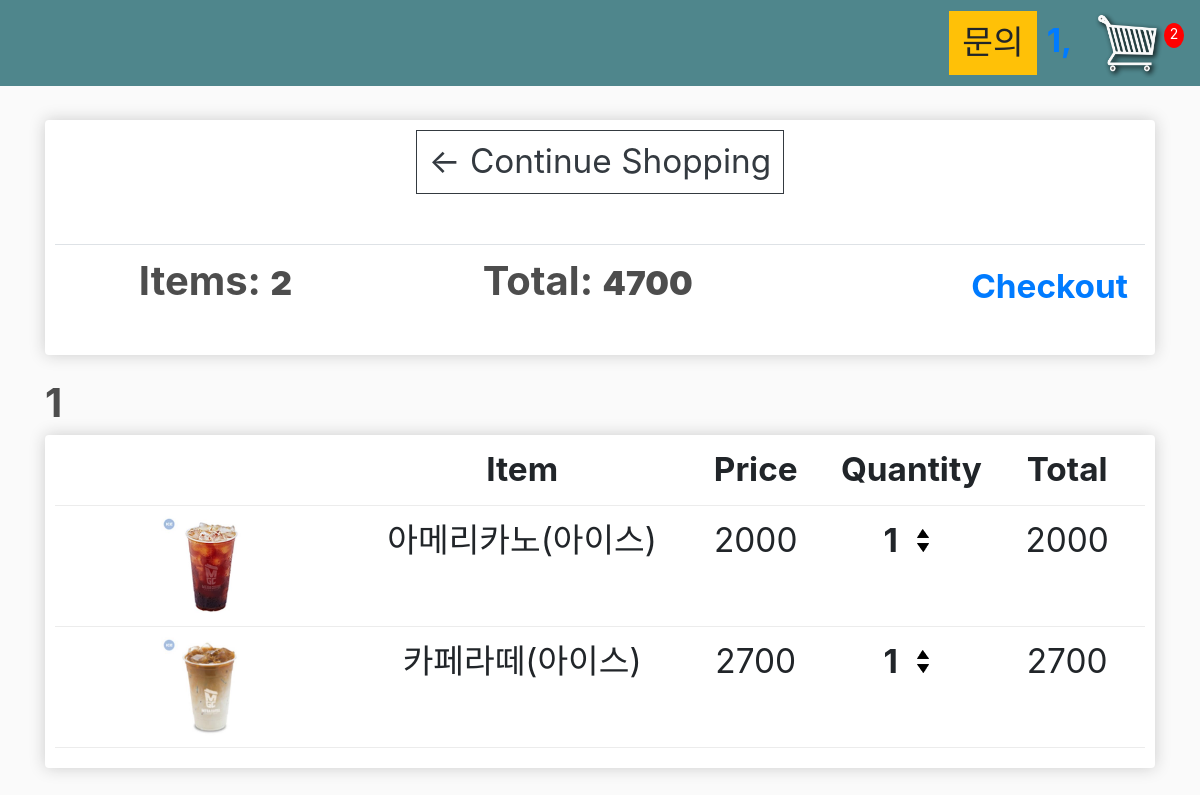
Page /1/cart/ on the earlier database version.
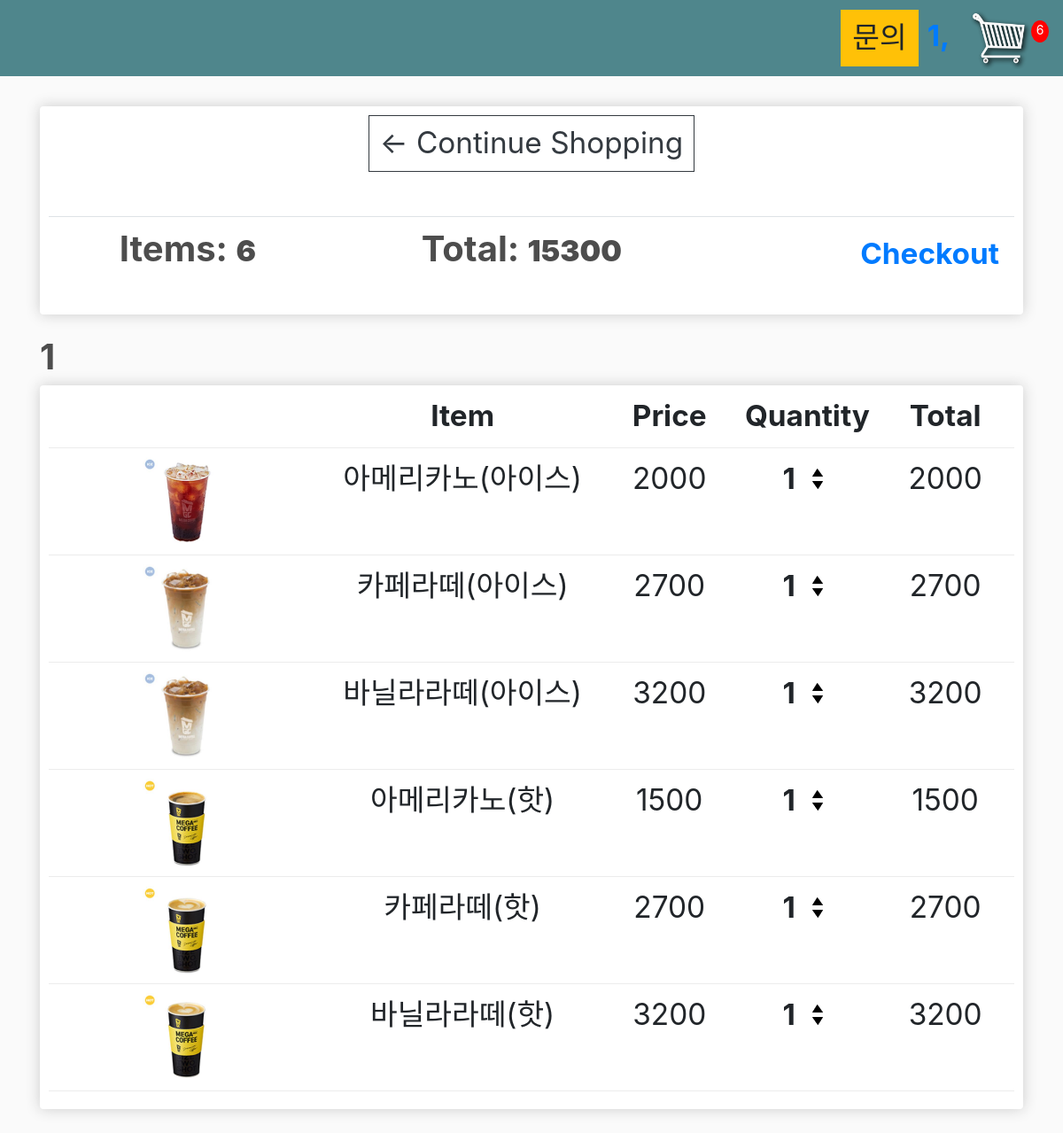
Same page on the later database version.
### kiosk/models.py (models this page shows, shortened)
class Order(models.Model):
    table = models.ForeignKey(Table, on_delete=models.SET_NULL,null=True, blank=True)
    date_ordered = models.DateTimeField(auto_now_add=True)
    order_complete = models.BooleanField(default=False)
    serve_complete = models.BooleanField(default=False)
    transaction_id = models.CharField(max_length=100, null=True)
    @property
    def get_cart_total(self):
        orderitems = self.orderitem_set.all()
        total = sum([item.get_total for item in orderitems])
        return total
    @property
    def get_cart_items(self):
        orderitems = self.orderitem_set.all()
        total = sum([item.quantity for item in orderitems])
        return total

class OrderItem(models.Model):
    table = models.ForeignKey(Table, on_delete=models.SET_NULL,null=True, blank=True)
    product = models.ForeignKey(Product, on_delete=models.SET_NULL,null=True, blank=True)
    order = models.ForeignKey(Order, on_delete=models.SET_NULL,null=True, blank=True)
    quantity = models.IntegerField(default=0, null=True, blank=True)
    date_added = models.DateTimeField(auto_now_add=True)
    @property
    def get_total(self):
        total = self.product.price * self.quantity
        return total

class Product(models.Model):
    name = models.CharField(max_length=200, null=True, blank=True)
    price = models.IntegerField(default=0)
    image = models.ImageField(null=True, blank=True)
    company = models.ForeignKey(Company, on_delete=models.SET_NULL,null=True, blank=True)
    @property
    def imageURL(self):
        try:
            url = self.image.url
        except:
            url=''
        return url

### kiosk/views.py (the view)
# urls.py: path('cart/', views.cart, name="cart"),
def cart(request, table=2):
    table =Table.objects.get(id=table)
    order,created= Order.objects.get_or_create(table=table, order_complete=False)
    items = order.orderitem_set.all()
    cartItems = order.get_cart_items
    context={'order':order, "items":items, "table":table, 'cartItems':cartItems}
    return render(request, 'store/cart.html', context)

### kiosk/models.py (called while the page is built)
    def __str__(self):
        return self.name

### kiosk/templates/store/cart.html
{% extends 'store/main.html' %}
{% load static %}
{% block content %}
<div class="row">
    <div class="col-lg-12">
        <div class="box-element">
            <a class='btn btn-outline-dark' href="{% url 'store' %}">&#x2190; Continue Shopping</a>
            <br>
            <br>
            <table class="table">
                <tr>
                    <th><h5>Items: <strong>{{order.get_cart_items}}</strong></h5></th>
                    <th><h5>Total: <strong>{{order.get_cart_total}}</strong></h5></th>
                    <th>
                        <a style="float:right;margin: 5px;" href="{% url 'checkout' table %}">Checkout</a>
                    </th>
                </tr>
            </table>
        </div>
        <br>
        <h1>{{table}}</h1>
        <div class="box-element">
            <div class="cart-row">
                <div style="flex:2"></div>
                <div style="flex:2"><strong>Item</strong></div>
                <div style="flex:1"><strong>Price</strong></div>
                <div style="flex:1"><strong>Quantity</strong></div>
                <div style="flex:1"><strong>Total</strong></div>
            </div>
            {% for item in items %}
            <div class="cart-row">
                <div style="flex:2"><img class="row-image" src="{{item.product.imageURL}}"></div>
                <div style="flex:2" font-size><p>{{item.product.name}}</p></div>
                <div style="flex:1"><p>{{item.product.price}}</p></div>
                <div style="flex:1">
                    <p class="quantity">{{item.quantity}}</p>
                    <div class="quantity">
                        <img data-product={{item.product.id}} data-table={{table}} data-action="add"  class="chg-quantity update-cart" src="{% static  'images/arrow-up.png' %}">
                        <img data-product={{item.product.id}} data-table={{table}} data-action="remove"  class="chg-quantity update-cart" src="{% static  'images/arrow-down.png' %}">
                    </div>
                </div>
                <div style="flex:1"><p>{{item.get_total}}</p></div>
            </div>
            {% endfor %}
        </div>
    </div>
</div>
{% endblock content %}

Differences in the rows shown:
no longer on this page (row edited): Order: get_cart_items "2", get_cart_total "4700"
added Order: get_cart_items "6", get_cart_total "15300"
added OrderItem: product.imageURL (picture), product.name "바닐라라떼(아이스)", product.price "3200", quantity "1", get_total "3200"
added OrderItem: product.imageURL (picture), product.name "아메리카노(핫)", product.price "1500", quantity "1", get_total "1500"
added OrderItem: product.imageURL (picture), product.name "카페라떼(핫)", product.price "2700", quantity "1", get_total "2700"
added OrderItem: product.imageURL (picture), product.name "바닐라라떼(핫)", product.price "3200", quantity "1", get_total "3200"
Other differences:
{{ cartItems }}: "2" → "6"
